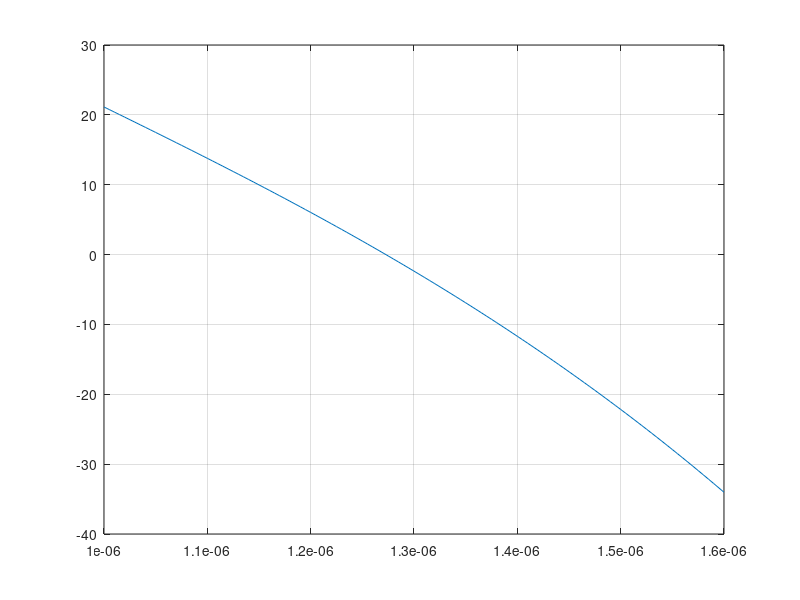

This figure's MATLAB source:
lambda = 10e-7:0.5e-8:16e-7;
C = 3e8;
omega = 2*pi*C./lambda;
lambda1 = 0.0684043e-6;
lambda2 = 0.1162414e-6;
lambda3 = 9.896161e-6;
omega1 = 2*pi*C/lambda1;
omega2 = 2*pi*C/lambda2;
omega3 = 2*pi*C/lambda3;
B1 = 0.6961663;
B2 = 0.4079426;
B3 = 0.8974794;
m = 1 + B1*omega1^2./(omega1^2 - omega.^2) + B2*omega2^2./(omega2^2 - omega.^2) + B3*omega3^2./(omega3^2 - omega.^2);
n = m .^ 0.5;
num=16;
pn=polyfit(lambda,n,num);
neffn=polyval(pn,lambda);
for i=1:num
    dpn(i)=(num+1-i)*pn(i);
end
for i=1:num-1
    ddpn(i)=(num-i)*dpn(i);
end
D = 1e6 .* -lambda./C.*polyval(ddpn,lambda);
plot(lambda,D),grid on;
beta2 =1e24*1e3 .* lambda.^3 ./ (2*pi*C^2) .*polyval(ddpn,lambda);
plot(lambda,beta2),grid on
 